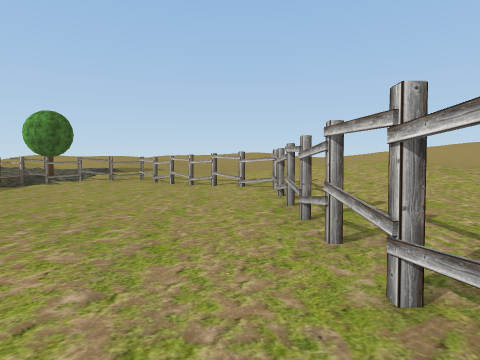
[1] (above)

18 first-person views from a walk through a Unity game level. The camera is 1.4 m above the floor, tilts 2° down and sees 75° across. The floor is counted in squares, 2 m on a side. Each view is taken from the middle of a square. On the plan, view 1 faces up. The plan holds only what a view shows up to about 10 squares ahead; the rest is blank. The place goes on beyond the plan. Some trees and plants on the terrain are drawn as simple stand-ins. The player is left out. Some surface patterns are stand-ins.

[2]
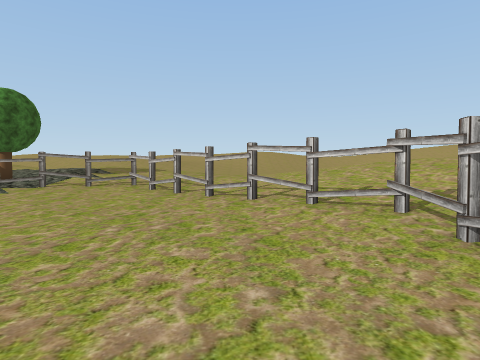

[3]
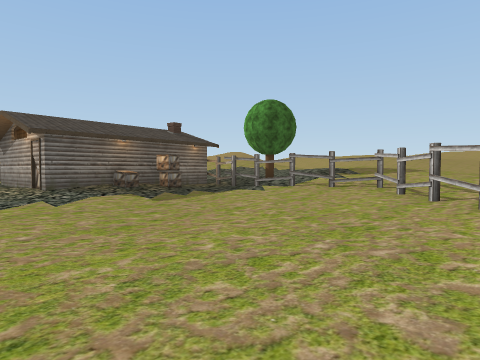

[4]
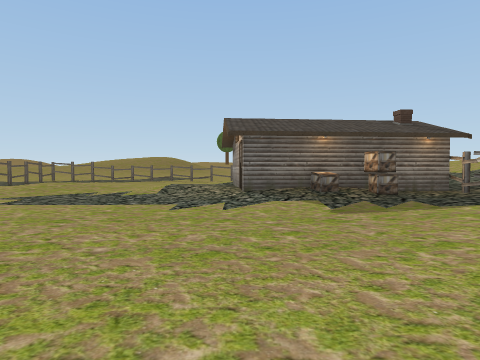

[5]
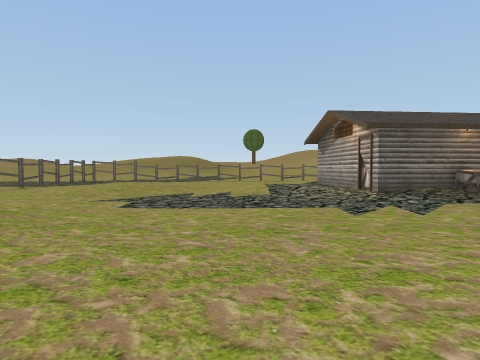

[6]
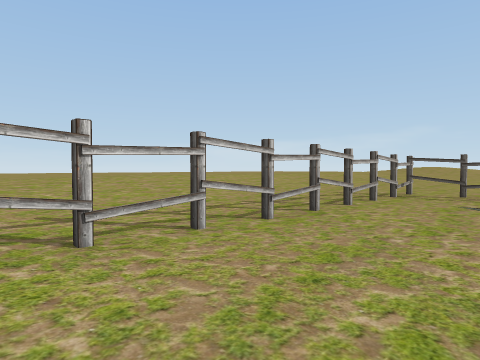

[7]
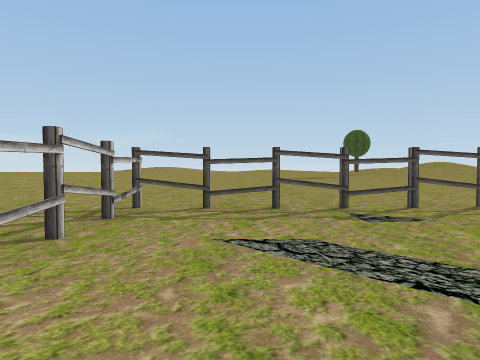

[8]
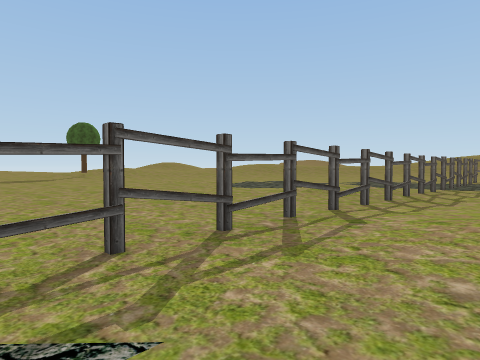

[9]
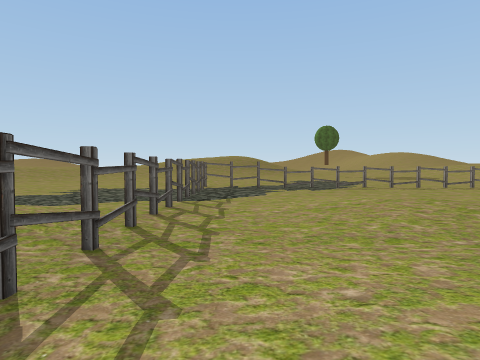

[10]
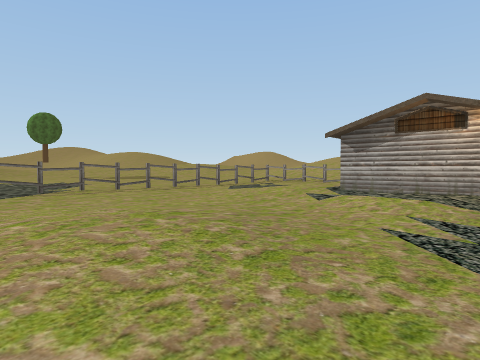

[11]
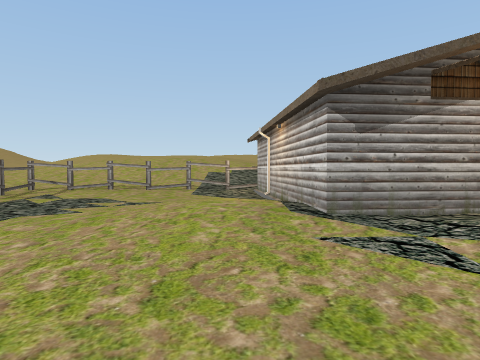

[12]
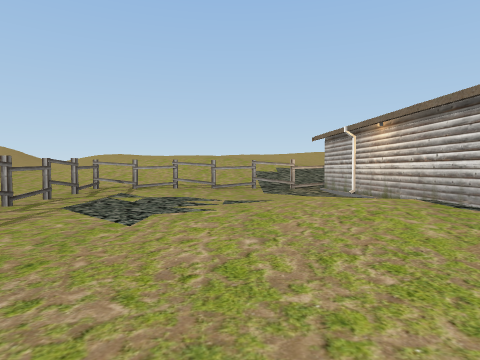

[13]
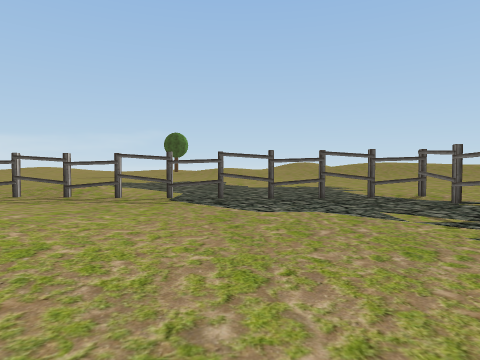

[14]
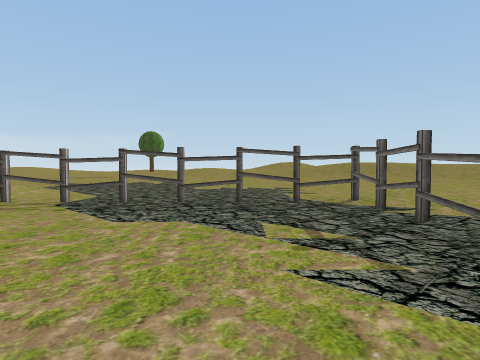

[15]
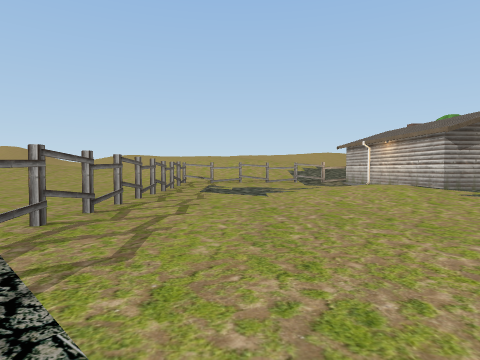

[16]
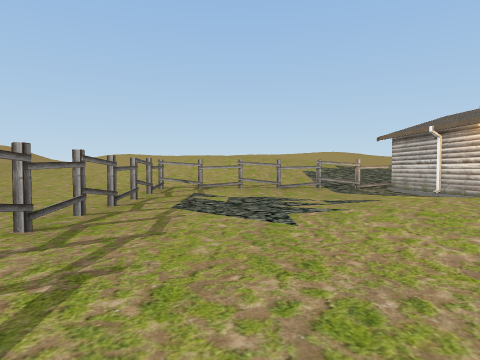

[17]
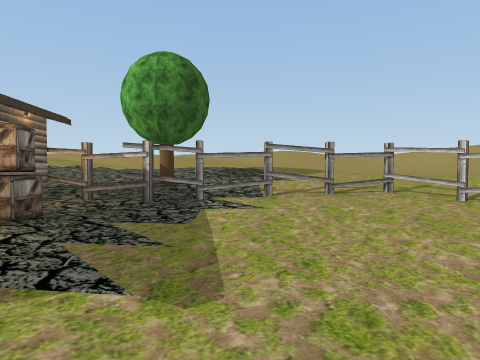

[18]
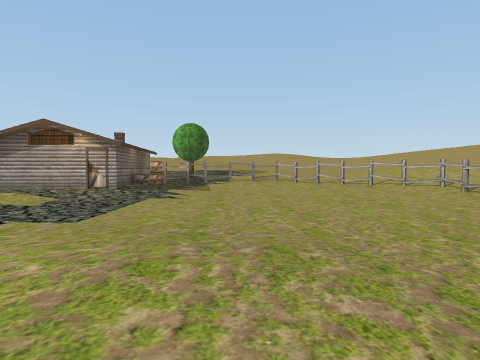

### Floor plan
Key: @ floor where view 1 was taken; # wall or solid block; x gap in a wall; . main floor; : floor 0.25 m higher than the main floor; + floor 0.5 m higher than the main floor; * floor 0.75 m higher than the main floor; % floor 1 m higher than the main floor; & floor 1.25 m higher than the main floor; / step, stairs or slope; = window, fence, low wall or low ledge; F fence; T tree; O other object.
Columns run from 22 left of view 1 to 1 right of it. Each row starts with its distance up from view 1.
 14            ++T********%&
 13 :##x##x#:  #O++OOOF++*%&
 12 ..::::::#  #:O:::::F++*%
 11 ........=  #O:::::::F+*%
 10 .......:#   O::...:::F+*
  9 x....:/ #   O/......::F*
  8 .....//+#   #/......::/F
  7 ...../++#####/.......::x
  6 .....://:++//.........:#
  5 ......:::/+/...........x
  4 x........///...........x
  3 .........::............x
  2 .......:///.............
  1 .......//+/:...........x
  0  ....../++/:.:///:....@.
 -1 .......:///..:/+//.....x
 -2 .........:...//++/.....x
 -3 ..............///:......
 -4 .......................=
 -5 :...x.x.xx.=.x#x#xxx.=.#

Positions as (right, up) in squares from view 1, and headings:
1: (0, 0), facing up
2: (-1, 4), facing up
3: (-1, 5), facing up-left
4: (-2, 7), facing left
5: (-3, 4), facing left
6: (-2, 5), facing down-right
7: (-1, 1), facing down
8: (-3, -2), facing down-left
9: (-7, -3), facing left
10: (-10, -1), facing up-left
11: (-15, 3), facing up
12: (-17, 3), facing up
13: (-17, 3), facing down
14: (-19, 2), facing down
15: (-19, -1), facing up
16: (-19, 3), facing up
17: (-7, 7), facing up
18: (-6, -3), facing up
